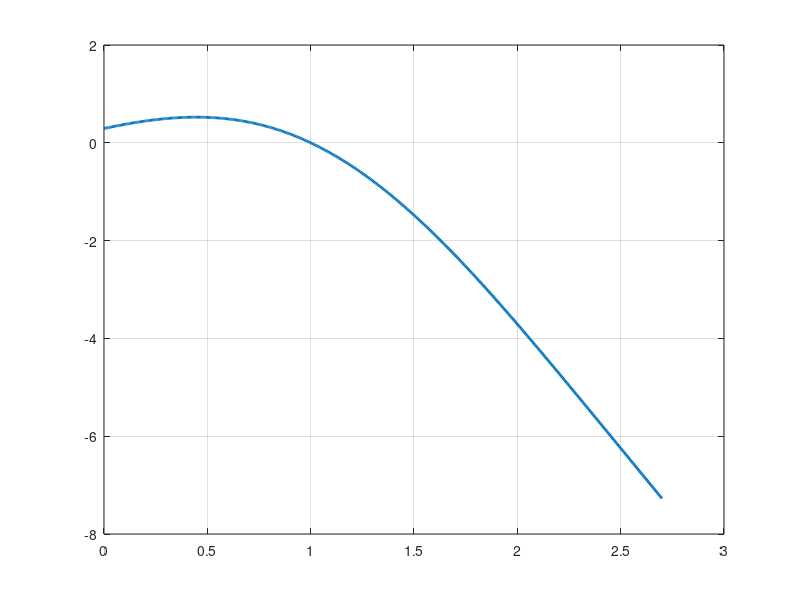

MATLAB code to generate this figure: (Note: this script raises an error after producing the figure.)
%% ESERCIZIO 1
clc
clear all
close all
% a)
f=@(x) (cos(x-1)).^2-x.^2;
xx=linspace(0,2.7,500);
plot(xx,f(xx),'LineWidth',2);
grid on;
% Esiste ed è unico lo zero: la radice è 1 ed ha molteplicità 1:
alpha=1 % taylor(alpha) 
% / la derivata (monotona) f'(alpha)!=0;
% è strettamente decrescente nell'intervallo
% b) e c)
err=[];
errVect=[];
for x0=[0.3 0.6 1.2] % varie partenze
    [xvect,niter]=corde(0,2.7,x0,1000,1e-10,f);
    errVect=[errVect abs(xvect(end)-alpha)];
    semilogy(0:niter,abs(xvect-alpha),'LineWidth',2);
    hold on;
    title('Errore xvect-alpha al variare del numero di iterazioni');
    [p,c]=qssstimap(xvect);
end
legend('x0=0.3','x0=0.6','x0=1.2');

% errVect
% semilogy(errVect) % non ha senso

% per i tre x0 iniziali vediamo come scala l'errore:
% sta scalando linearmente (sono paralleli)
% variazione del guess iniziale: non sono globali ma locali
% a seconda del dato iniziale ci mette più o meno tempo: 1.2
% è il più veloce perché è molto vicino ad 1

%% ESERCIZIO 2
clc
clear all
close all
a=0.5; b=2;
xx=linspace(a,b,1000);
% a)
f= @(x) log(x); % radice in 1 -> m=1
df= @(x) 1./x;
g= @(x) 1-x+log(x); % radice in 1 -> m=2 (sviluppo o derivata) % g converge quadraticamente newton normale radice a=1 f(a) e f'(a) = 0)
dg= @(x) -1+1./x;

plot(xx,f(xx),xx,df(xx),'LineWidth',2);
legend('f','derivata f');
figure;
plot(xx,g(xx),xx,dg(xx),'LineWidth',2);
legend('g','derivata g');

% b) e c)

% 1) f(x)
% sceglierò un x0 "vicino" ad 1 (capire il guess iniziale non facile) -> ricerca
figure
x0=0.9; % o 0.7 ...
nmax=100;
toll=1e-6;
mol=1;
alpha=1;
[x_vect,it] = newton(x0,nmax,toll,f,df,mol); % molteplicità per f è 1 (conv. quadratica)
err=abs(x_vect-alpha);
semilogy([0:it],err,'LineWidth',2);
xlabel('Numero Iterate');
ylabel('Errore');
% 2) g(x)
[x_vect,it]=newton(x0,nmax,toll,g,dg,mol);
err=abs(x_vect-alpha);
figure;
semilogy([0:it],err,'LineWidth',2);
hold on;
mol=2;
[x_vect,it]=newton(x0,nmax,toll,g,dg,mol);
err=abs(x_vect-alpha);
semilogy([0:it],err,'LineWidth',2);
legend('Newton','Newton Modificato');
xlabel('Iterazioni');
ylabel('Errore');

%% ESERCIZIO 3
clc
clear all
close all
format short
% syms x y1 y2;
% y1=(x^2+6)/5;
% y2=(sqrt(5*x-6));
% dy1=diff(y1);
% dy2=diff(y2);
tol=1e-10;
phi=@(x) (x.^2+6)/5; % questo converge a 2
%phi=@(x) sqrt(5*x-6); % questo converge a 3
kmax=1000;
for x0=[1.5 2.5 2.98 3.1]
    [xvect, niter] = punto_fisso( phi, x0, tol, kmax )
end

%% ESERCIZIO 4
clc
clear all
close all
f=@(x) x.^3-x.^2+8*x-8;
xx=linspace(-100,100,500);
plot(xx,f(xx),'LineWidth',2)

% fzero(f,2) trova gli zeri della funzione f
% tablet